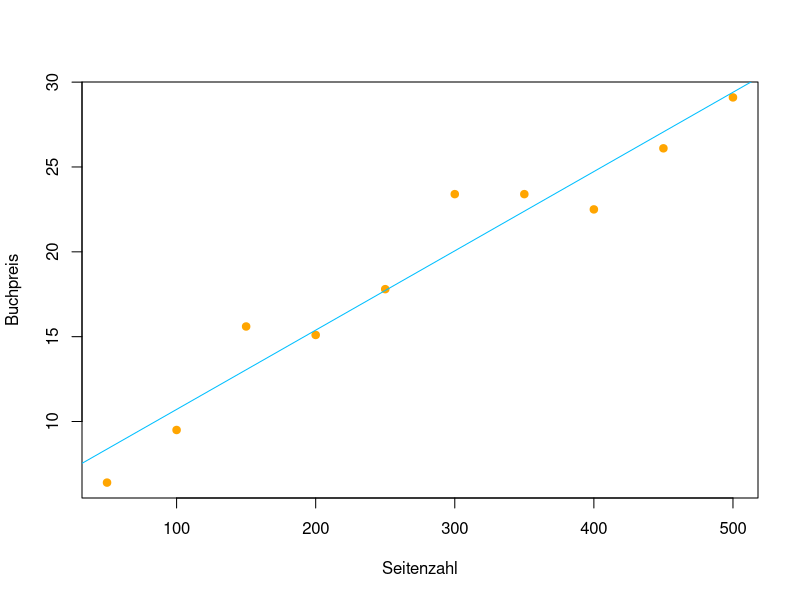

Reproduce this figure in R.
seiten <- seq(50, 500, 50)
preis <- c(6.4, 9.5, 15.6, 15.1, 17.8, 23.4, 23.4, 22.5, 26.1, 29.1)
# Linearmodel -> mit Tilde wird getrennt
lm(preis ~ seiten)

# Plot
plot(seiten, preis, 
     col = "orange",
     pch = 19,
     xlab = "Seitenzahl",
     ylab = "Buchpreis"
)
abline(lm(preis ~ seiten), col = "deepskyblue")

# Linearer Zusammenhang
cor(seiten, preis)